Frame 1 (no input): blank canvas, image omitted
Frame 60 (no input): blank canvas, image omitted
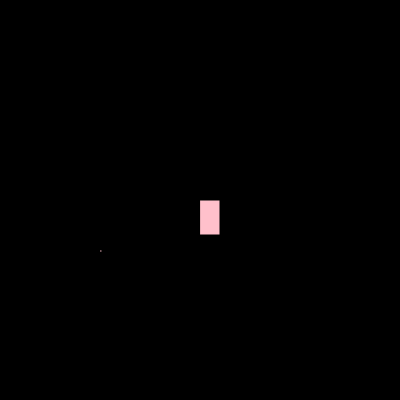
Frame 120 (the mouse pressed at the canvas centre since frame 60)

The p5.js sketch whose frames 1 and 60 were blank and that drew this single picture after the mouse press (run headless with seeded random() and noise() and a simulated clock; from frame 60 on, the mouse is pressed at the canvas centre):

// p5.js sketch
// ── sketch.js
function setup() {
    createCanvas(400, 400);
     background("black");
  }
  
  function draw() {
   
  
  stroke("black");
  fill("pink");
  rect(100, 250, 2, 2);
  
  // console.log(mouseIsPressed);
  
   if (mouseIsPressed){
       rect(mouseX, mouseY, 20, 35);
    }
  }
